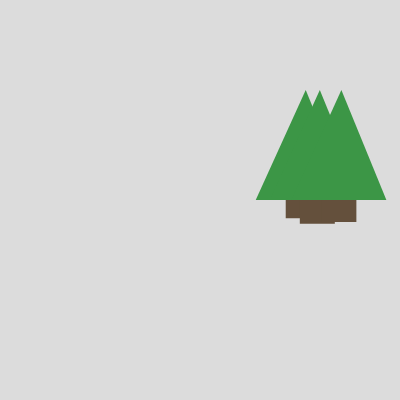
Frame 1 (no input)
Frame 60 (no input): identical to frame 1, image omitted
Frame 120 (the mouse pressed at the canvas centre since frame 60): identical to frame 1, image omitted

The p5.js sketch that drew this single still picture (run headless with seeded random() and noise() and a simulated clock; from frame 60 on, the mouse is pressed at the canvas centre):

// p5.js sketch
// ── sketch.js
function setup() {
  createCanvas(400, 400);
  background(220);
  
   for(x = 0; x < 3; x ++ )
   plantTree( random(0, width), 200,random(10,50), );

}
function draw(){
  
}

function plantTree(xPos, yPos, trunk,){
  fill(100, 80, 60);
  noStroke();
  rect(xPos, yPos, 35, trunk);
  fill(60, 150, 70);
  triangle(xPos - 30,200, xPos + 20, yPos - 110, xPos + 65, 200);
}

  
  // plantTree(250, 130, 60, color(60, 140, 50));

// noStroke();
//   fill(30, 70, 30);
//   triangle(100, 130, 150, 20, 200, 130);
  
//   noStroke();
//   fill(70, 50, 30)
//   rect(130, 130, 35, 50);
